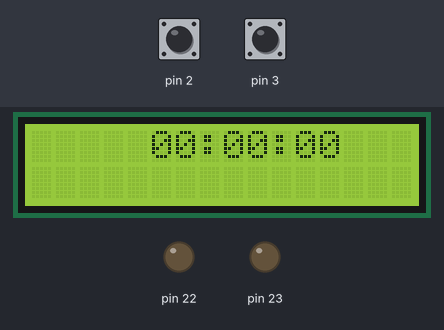
Bench run of a sketch on a simulated Arduino Mega 2560, built with avr-gcc and run on an emulated ATmega2560. Parts: 16×2 character LCD, output pins drawn as LEDs (lit = HIGH). The test bench sets the inputs (shaded band); at power-on: pin 2 HIGH, pin 3 HIGH. EEPROM starts erased; what the sketch prints to the serial monitor is not drawn.

Above: at 1.6 s.
1.7 s: pin 2 driven LOW
At 2.8 s:
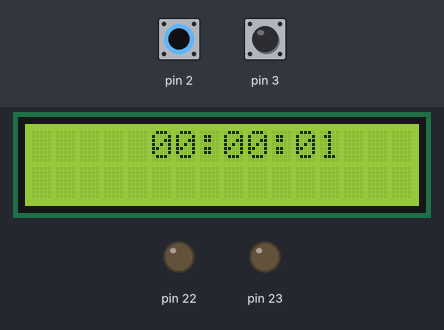
3.5 s: pin 3 driven LOW
At 4.8 s:
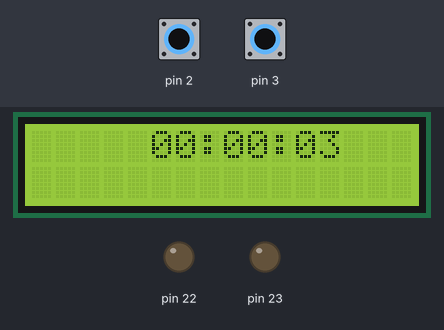
5.5 s: pin 2 pulsed HIGH 2 times (0.12 s each, 0.3 s apart)
7.6 s: pin 3 pulsed HIGH 2 times (0.12 s each, 0.3 s apart)
Timing chart, 0 to 10.6 s (numbered marks = the images above; inputs shaded):
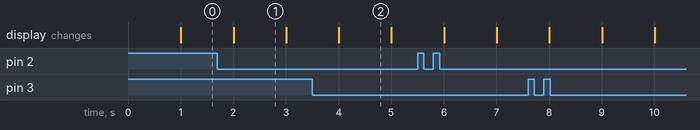

The sketch:

Deber_03_Sis_Alarma_y_Memoria_EEPROM.ino
```cpp
/*
                    UNIVERSIDAD TECNICA DEL NORTE
                              CIERCOM
   Nombre:      Bolaños Santiago
   Asignatura:  Sistemas Microprocesados
   Actividad:   Deber 03_Segundo Bimestre
   Tema:        Realice un sistema reloj con alarma almacenada en la EEPROM
*/

#include <TimerOne.h>
#include <MsTimer2.h>
#include <EEPROM.h>
#include <LiquidCrystal.h>

LiquidCrystal lcd (13, 12, 11, 10, 9, 8);

//****************DECLARACION DE VARIABLES*****************
String hora;
String minu;
int HORAS;// variables de comparacion
int MINUTOS;//variables de comparacion
int segundero; // variable para segundero
int minutero;// variable para minutero
int horero;// variable para horero
int menu = 0;
int funcion = 0;// variable para llamar a la peticion de pass

void setup() {
  //******************CELDAS DE MEMORIA PARA DATOS DE RELOJ Y CONFIGURACION DE ALARMA POR CX SERAIL*****************
//  EEPROM.write(0, 0);
//  EEPROM.write(1, 0);
//  EEPROM.write(2, 0);
//  EEPROM.write(3, 0);
//  EEPROM.write(4, 0);
  segundero = EEPROM.read(0);
  minutero = EEPROM.read(1);
  horero = EEPROM.read(2);
  HORAS = EEPROM.read(3);
  MINUTOS = EEPROM.read(4);

  MsTimer2::set(1000, reloj);
  MsTimer2::start();
  Serial.begin(9600);
  attachInterrupt(0, funcionamiento, FALLING);
  attachInterrupt(1, alarma, FALLING);
  lcd.begin(16, 2);
  //*pines de alarma
  pinMode(22, OUTPUT);
  pinMode(23, OUTPUT);
  //*
  Serial.println(" ");
  Serial.println("          *****************************************");
  Serial.println("                       BIENVENIDO A SU");
  Serial.println("                      SISTEMA DE ALARMA");
  Serial.println("          *****************************************");
}

void loop() {
  //  //*********************CILOS REPETITIVOS PARA SELECIONAR LA HORA Y MINUTOS DE ALARMA Y ACTIVARLA*******************
  if (funcion == 1) {
    if (Serial.available() > 0) {
      hora = Serial.readString();
      HORAS = hora.toInt();
      EEPROM.update(3, HORAS);
    }
  }
  if (funcion == 0) {
    if (Serial.available() > 0) {
      minu = Serial.readString();
      MINUTOS = minu.toInt();
      EEPROM.update(4, MINUTOS);
    }
  }
  if (menu == 1) {
    if ((horero == HORAS) && (minutero == MINUTOS)) {
      digitalWrite (22, HIGH);
      digitalWrite (23, HIGH);
      delay (1000);
    } else {
      digitalWrite (22, LOW);
      digitalWrite (23, LOW);
    }
  }
  if (menu == 0) {
    digitalWrite (23, LOW);
    digitalWrite (22, LOW);
  }
}
//***************INTERRUPCION DEL PULSADOR PARA INGRESAR POR CX SERAIL HORA Y MINUTOS********************
void funcionamiento() {
  funcion = 1 - funcion;
  if (funcion == 1) {
    Serial.println(" ");
    Serial.println("--> 1.Por Favor Ingrese La Hora De Alarma");

  } else if (funcion == 0) {
    Serial.println(" ");
    Serial.println("-> 2.Por Favor Ingrese Los Minutos De Alarma");
  }
}
//***************INTERRUPCION DEL PULSADOR PARA ACTIVAR O DESACTIVAR LA ALARMA********************
void alarma() {
  menu = 1 - menu;
  if (menu == 1) {
    Serial.println(" ");
    Serial.println("** Alarma Encendida **");
  } else if (menu == 0) {
    Serial.println(" ");
    Serial.println("** Alarma Apagada **");
  }
}
//*****************INTERRUPCION DEL TIMER2**************
void reloj() {
  if (segundero < 3) {// la condicion debe ser menor que 59, debido a que al ser i=0, imprime el valor de 1 en el reloj
    segundero++;
    tiempo();
    //tiempoS();
    EEPROM.write(0, segundero);
  }
  else {
    segundero = 0;
    if (minutero < 3) {// la condicion debe ser menor que 59, debido a que al ser i=0, imprime el valor de 1 en el reloj
      minutero++;
      tiempo();
      //tiempoS();
      EEPROM.write(1, minutero);
    }
    else {
      minutero = 0;
      if (horero < 1) {// la condicion debe ser menor que 23, debido a que al ser i=0, imprime el valor de 1 en el reloj
        horero++;
        tiempo();
        //tiempoS();
        EEPROM.write(2, horero);

      }
      else {
        horero = 0;
        tiempo();
        //tiempoS();
      }
    }
  }
}
//************************METODO DE RELOJ PARA VISUALIZAR EN LCD************************
void tiempo() {
  if (segundero < 10) {
    lcd.clear();
    lcd.setCursor(11, 0);
    lcd.print("0");
    lcd.setCursor(12, 0);
    lcd.print(segundero);
  } else {
    lcd.clear();
    lcd.setCursor(10, 0);
    lcd.print(':');
    lcd.setCursor(11, 0);
    lcd.print(segundero);
  }
  if (minutero < 10) {
    lcd.setCursor(7, 0);
    lcd.print(':');
    lcd.setCursor(8, 0);
    lcd.print("0");
    lcd.setCursor(9, 0);
    lcd.print(minutero);
    lcd.setCursor(10, 0);
    lcd.print(':');
  } else {
    lcd.setCursor(7, 0);
    lcd.print(':');
    lcd.setCursor(8, 0);
    lcd.print(minutero);
    lcd.setCursor(10, 0);
    lcd.print(':');
  }
  if (horero < 10) {
    lcd.setCursor(5, 0);
    lcd.print("0");
    lcd.setCursor(6, 0);
    lcd.print(horero);
    lcd.setCursor(7, 0);
    lcd.print(':');
  } else {
    lcd.setCursor(5, 0);
    lcd.print(horero);
    lcd.setCursor(7, 0);
    lcd.print(':');
  }
}
//************************METODO DE RELOJ PARA VISUALIZAR EN CX SERIAL************************
void tiempoS() {
  Serial.print(horero);
  Serial.print(':');
  Serial.print(minutero);
  Serial.print(':');
  Serial.print(segundero);
  Serial.println(" ");
}
```

Measured:
- what the display in image 1 shows lasts 1.0 s, from 2.0 s to 3.0 s
